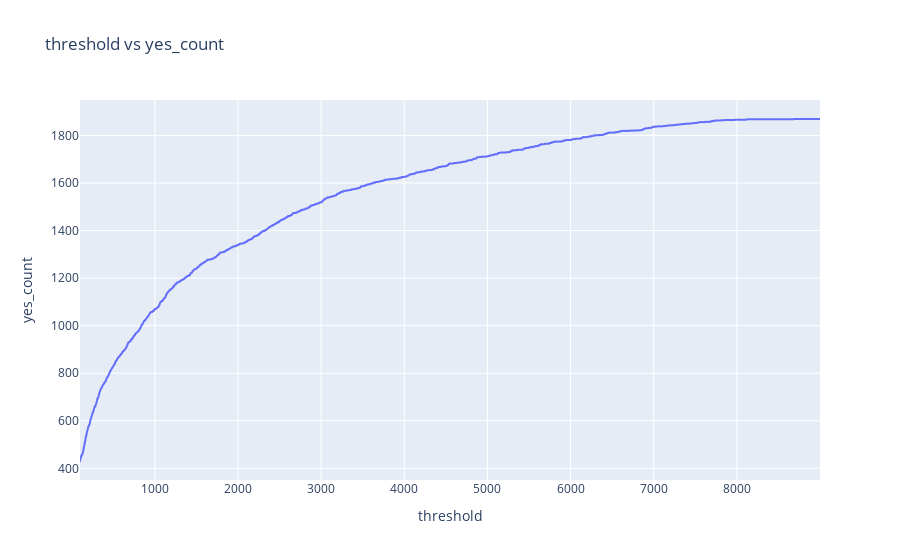

Notebook code for this chart:
### Code cell
import plotly.express as px

df=pd.DataFrame(data={'threshold':ls2,'yes_count':ls})
fig = px.line(df, x="threshold", y="yes_count", title='threshold vs yes_count')
fig.show()

### Figure 1 — Plotly figure (JSON) as saved in the notebook; plotly's stock layout.template omitted (floating-point values rounded to 4 significant figures; data arrays with more than 128 entries replaced by an {"elided": "..."} marker saying what was removed)
{"data": [{"hovertemplate": "threshold=%{x}<br>yes_count=%{y}<extra></extra>", "legendgroup": "", "line": {"color": "#636efa", "dash": "solid"}, "marker": {"symbol": "circle"}, "mode": "lines", "name": "", "showlegend": false, "type": "scattergl", "x": {"elided": "8900 int values"}, "xaxis": "x", "y": {"elided": "8900 int values"}, "yaxis": "y"}], "layout": {"legend": {"tracegroupgap": 0}, "title": {"text": "threshold vs yes_count"}, "xaxis": {"anchor": "y", "domain": [0, 1], "title": {"text": "threshold"}}, "yaxis": {"anchor": "x", "domain": [0, 1], "title": {"text": "yes_count"}}}}
